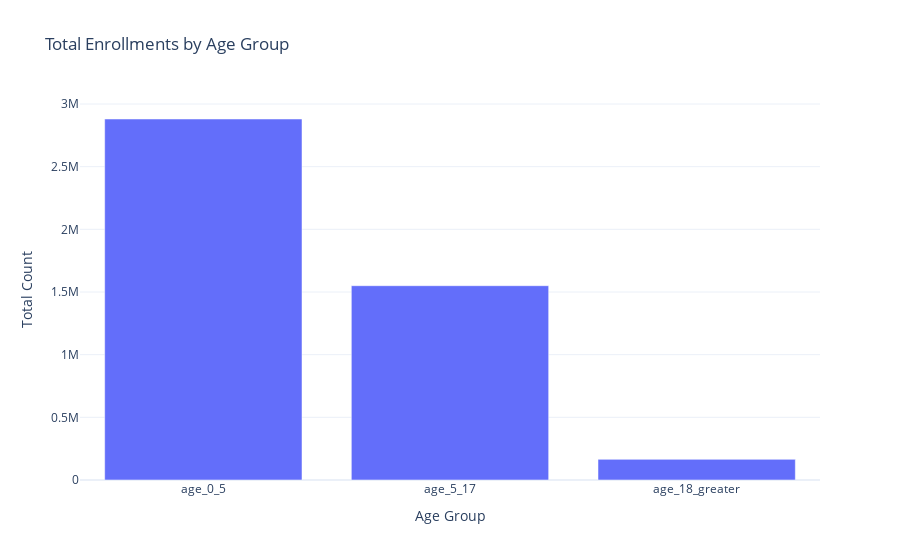

The cell this chart's notebook holds for it:
### Markdown cell above
## 6. Age Distribution Analysis

### Code cell
# Overall age distribution in enrollments
if enrolment_df is not None:
    age_cols = ['age_0_5', 'age_5_17', 'age_18_greater']
    fig = viz.plot_age_distribution(enrolment_df, age_cols, 
                                   title='Total Enrollments by Age Group')
    fig.show()

### Figure 1 — Plotly figure (JSON) as saved in the notebook; plotly's stock layout.template omitted (floating-point values rounded to 4 significant figures)
{"data": [{"type": "bar", "x": ["age_0_5", "age_5_17", "age_18_greater"], "y": [2880323, 1550332, 164674]}], "layout": {"title": {"text": "Total Enrollments by Age Group"}, "xaxis": {"title": {"text": "Age Group"}}, "yaxis": {"title": {"text": "Total Count"}}}}
